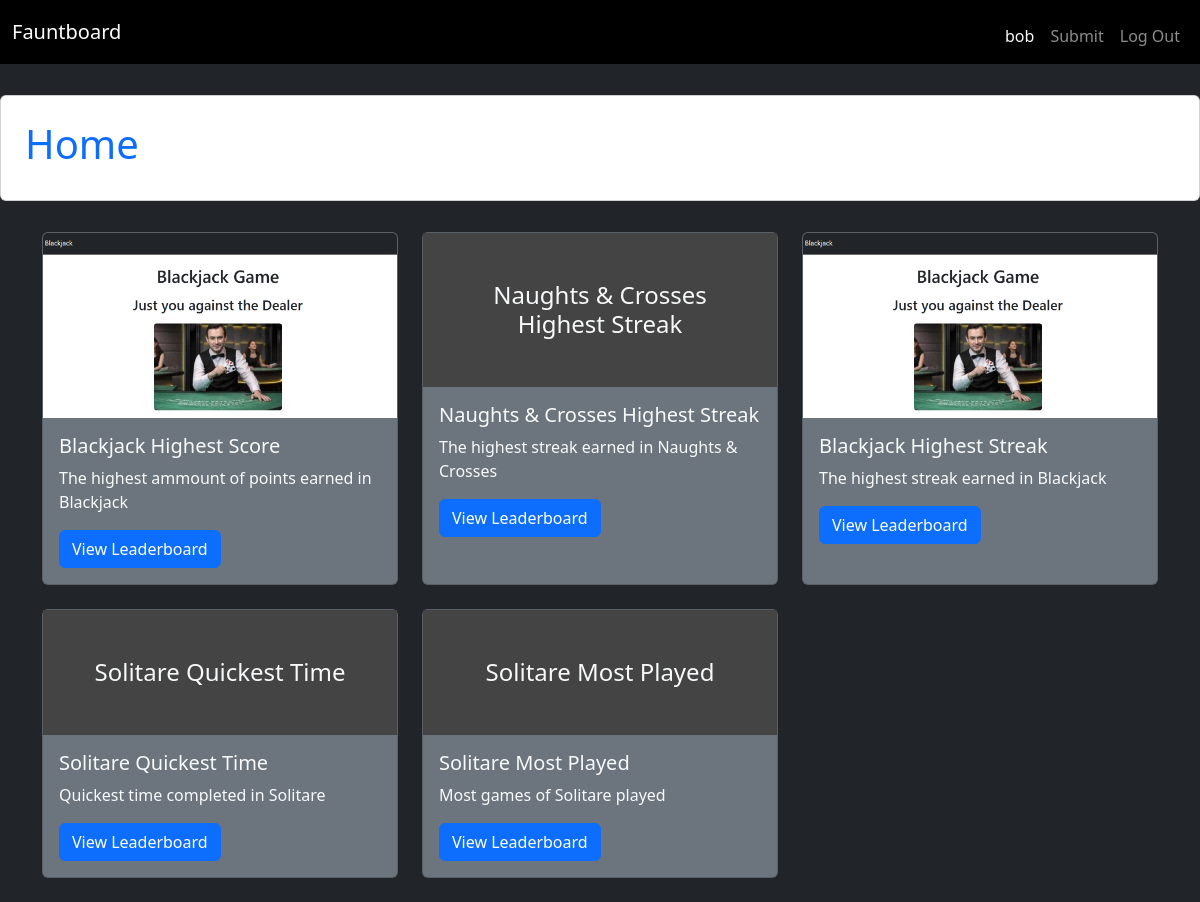
Screenshot of / (signed in) with the database file from the repository.
### tables this page shows
CREATE TABLE users (
    id INTEGER PRIMARY KEY,
    username TEXT UNIQUE NOT NULL,
    password TEXT NOT NULL,
    role TEXT);

CREATE TABLE "leaderboards" (
    id INTEGER PRIMARY KEY,
    name TEXT NOT NULL, description TEXT,
    image_path TEXT
, type TEXT NOT NULL);

### app.py (the view)
@app.route("/")
def home():
    if "user_id" in session:
        db = get_db()
        leaderboards = db.execute("SELECT * FROM leaderboards").fetchall()
        print("DEBUG leaderboards:", leaderboards)
        return render_template("home.html", leaderboards=leaderboards, username = session["username"])
    else:
        return redirect('/login')
        print('going to Login')

### app.py (called while the page is built)
def get_db():
    if "db" not in g:
        g.db = sqlite3.connect("database.db")
        g.db.row_factory = sqlite3.Row
    return g.db

@app.before_request
def load_user():
    g.user = None
    if "user_id" in session:
        db = get_db()
        g.user = db.execute(
            "SELECT * FROM users WHERE id = ?",
            (session["user_id"],)
        ).fetchone()

### templates/home.html
{% extends 'base.html' %}
{% block content %}
<div class="d-flex justify-content-center align-items-center" style="height: 15vh;">
  <div class="card p-4 bg-white" style="width: 1500px;">
    <h1 class="text-primary">Home</h1>
  </div>
</div>
<div class="container mt-4">
  <div class="row">
    {% for lb in leaderboards %}
    <div class="col-md-4 mb-4">
      <div class="card bg-secondary text-light h-100 ">
        {% if lb.image_path %}
          <img src="{{ lb.image_path }}" class="card-img-top" alt="{{ lb.name }}">
        {% else %}
          <div class="p-5 text-center" style="background-color: #444;">
            <h4 class="m-0">{{ lb.name }}</h4>
          </div>
        {% endif %}
        <div class="card-body">
          <h5 class="card-title">{{ lb.name }}</h5>
          <p class="card-text">{{ lb.description }}</p>
          <a href="{{ url_for('show_leaderboard', leaderboard_id=lb.id) }}" class="btn btn-primary">
            View Leaderboard
          </a>
        </div>
      </div>
    </div>
    {% endfor %}
  </div>
</div>
{% endblock %}

### templates/base.html (shortened to what this page needs)
<!doctype html>
<html lang="en">
<head>
  <link href="https://cdn.jsdelivr.net/npm/bootstrap@5.3.2/dist/css/bootstrap.min.css" rel="stylesheet">
</head>
<body class="bg-dark">
<nav class="navbar navbar-expand-lg navbar-dark bg-black mb-4">
<div class="container-fluid">
    <a class="navbar-brand" href="/">Fauntboard</a>
        <ul class="navbar-nav ms-auto d-flex flex-row">
      {% if g.user %}
        <li class="nav-item mx-3, mt-2">
          <span class="nav-link disabled text-light">{{ g.user['username'] }}</span>
        </li>
        {% if g.user and g.user['role'] == 'User' %}
        <li class="nav-item mx-3, mt-2">
          <a class="nav-link" href="{{ url_for('submit') }}">Submit</a>
        </li>
        {% endif %}
        <li class="nav-item mx-3, mt-2">
          <a class="nav-link" href="{{ url_for('logout') }}">Log Out</a>
        </li>
      {% endif %}
    </ul>
  </div>
</nav>
<section class="content">
  {% block content %}{% endblock %}
</section>
</body>
</html>

### rows the page displays
users: user.username "bob"
leaderboards: image_path (picture), name "Blackjack Highest Score", description "The highest ammount of points earned in Blackjack"
leaderboards: name "Naughts & Crosses Highest Streak", description "The highest streak earned in Naughts & Crosses"
leaderboards: image_path (picture), name "Blackjack Highest Streak", description "The highest streak earned in Blackjack"
leaderboards: name "Solitare Quickest Time", description "Quickest time completed in Solitare"
leaderboards: name "Solitare Most Played", description "Most games of Solitare played"
